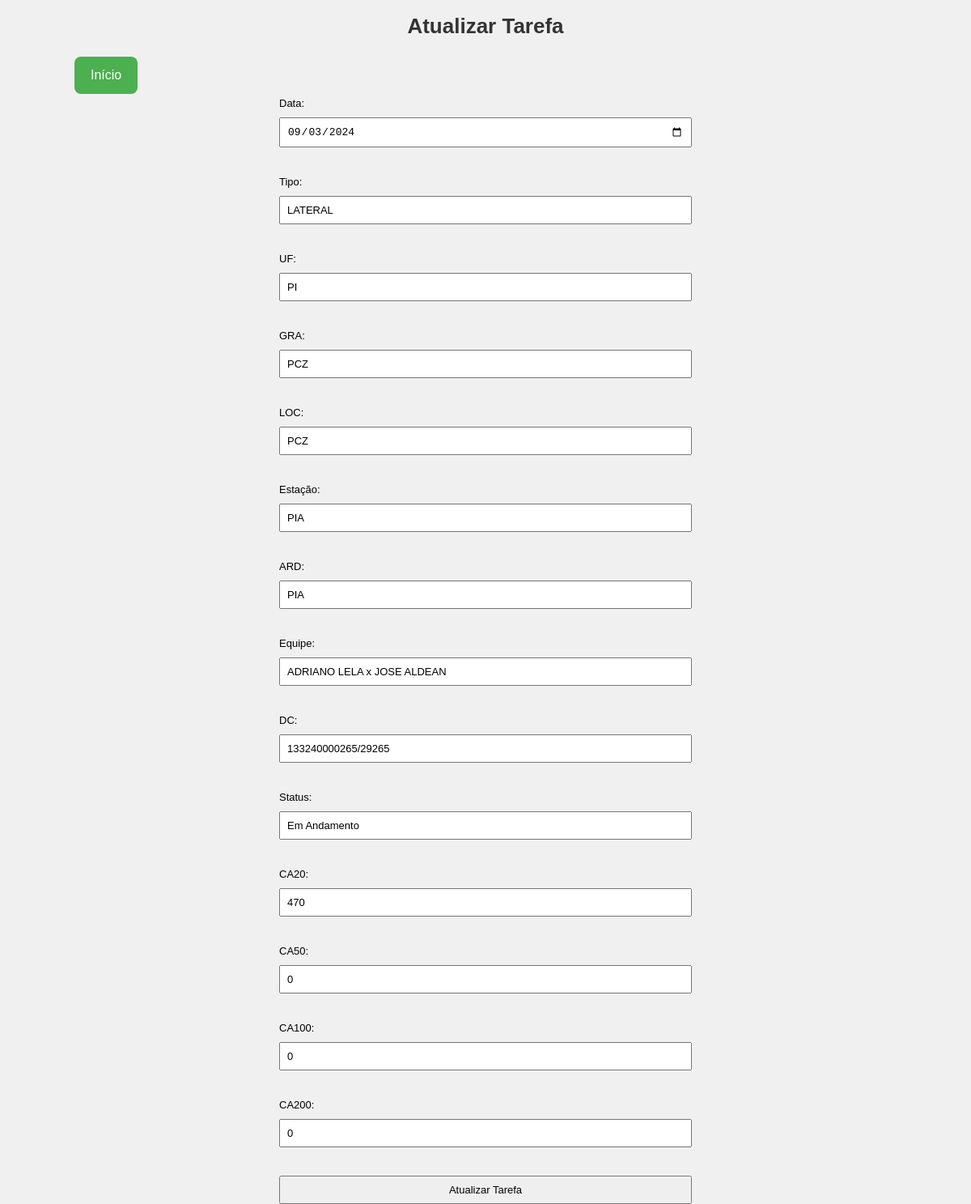
Screenshot of /tasks/update/1 with the database file from the repository.
### models.py (models this page shows, shortened)
class Task(db.Model):
    id = db.Column(db.Integer, primary_key=True)
    date = db.Column(db.String(50), nullable=False)
    tipo = db.Column(db.String(50), nullable=False)
    chave = db.Column(db.String(200), nullable=False)
    uf = db.Column(db.String(50), nullable=False)
    gra = db.Column(db.String(50), nullable=False)
    loc = db.Column(db.String(50), nullable=False)
    estacao = db.Column(db.String(50), nullable=False)
    ard = db.Column(db.String(50), nullable=False)
    team = db.Column(db.String(50), nullable=False)
    dc = db.Column(db.String(50), nullable=False)
    status = db.Column(db.String(50), nullable=False)
    ca20 = db.Column(db.Integer, nullable=False)
    ca50 = db.Column(db.Integer, nullable=False)
    ca100 = db.Column(db.Integer, nullable=False)
    ca200 = db.Column(db.Integer, nullable=False)
    total = db.Column(db.Integer, nullable=False)

### tasks.py (the view, shortened to what this page needs)
@tasks_bp.route('/update/<int:id>', methods=['GET', 'POST'])
def update(id):
    task = Task.query.get_or_404(id)
    if isinstance(task.date, str):
        task.date = datetime.strptime(task.date, '%Y-%m-%d')  # Converte a string para datetime
    return render_template('update.html', task=task)

### templates/update.html
{% extends "layout.html" %}
{% block content %}
    <h1>Atualizar Tarefa</h1>
    <a href="{{ url_for('home') }}" class="button">Início</a>
    <form action="{{ url_for('tasks.update', id=task.id) }}" method="POST">
        <label for="date">Data:</label>
        <input type="date" id="date" name="date" value="{{ task.date.strftime('%Y-%m-%d') }}" required><br>
        <label for="tipo">Tipo:</label>
        <input type="text" id="tipo" name="tipo" value="{{ task.tipo }}" required placeholder="LATERAL"><br>
        <label for="uf">UF:</label>
        <input type="text" id="uf" name="uf" value="{{ task.uf }}" required placeholder="PI"><br>
        <label for="gra">GRA:</label>
        <input type="text" id="gra" name="gra" value="{{ task.gra }}" required placeholder="PCZ"><br>
        <label for="loc">LOC:</label>
        <input type="text" id="loc" name="loc" value="{{ task.loc }}" required placeholder="PCZ ou SPI"><br>
        <label for="estacao">Estação:</label>
        <input type="text" id="estacao" name="estacao" value="{{ task.estacao }}" required placeholder="PCZ ou SPI"><br>
        <label for="ard">ARD:</label>
        <input type="text" id="ard" name="ard" value="{{ task.ard }}" required placeholder="CA ou SD"><br>
        <label for="team">Equipe:</label>
        <input type="text" id="team" name="team" value="{{ task.team }}" required placeholder="Nome + Sobrenome"><br>
        <label for="dc">DC:</label>
        <input type="text" id="dc" name="dc" value="{{ task.dc }}" required placeholder="0000"><br>
        <label for="status">Status:</label>
        <input type="text" id="status" name="status" value="{{ task.status }}" required placeholder="Em andamento ou Concluído"><br>
        <label for="ca20">CA20:</label>
        <input type="number" id="ca20" name="ca20" value="{{ task.ca20 }}" required placeholder="Insira um valor numérico"><br>
        <label for="ca50">CA50:</label>
        <input type="number" id="ca50" name="ca50" value="{{ task.ca50 }}" required placeholder="Insira um valor numérico"><br>
        <label for="ca100">CA100:</label>
        <input type="number" id="ca100" name="ca100" value="{{ task.ca100 }}" required placeholder="Insira um valor numérico"><br>
        <label for="ca200">CA200:</label>
        <input type="number" id="ca200" name="ca200" value="{{ task.ca200 }}" required placeholder="Insira um valor numérico"><br>
        <button type="submit">Atualizar Tarefa</button>
    </form>
{% endblock %}

### templates/layout.html (shortened to what this page needs)
<!DOCTYPE html>
<html lang="pt-br">
<head>
    <link rel="stylesheet" href="{{ url_for('static', filename='style.css') }}">
</head>
<body>
    <div class="container">
        {% block content %}{% endblock %}
    </div>
</body>
</html>

### static/style.css (style rules this page uses)
body { font-family: Arial, sans-serif; background-color: #f0f0f0; margin: 0; padding: 0; }
.container { width: 85%; margin: auto; overflow: hidden; font-size: 13px; }
h1 { text-align: center; color: #333; }
form { display: flex; flex-direction: column; gap: 10px; width: 50%; margin: auto; }
input, textarea, button { padding: 8px; font-size: 13px; }
a { margin: 2px; padding: 1px 5px; background-color: #007bff; color: white; text-decoration: none; border-radius: 3px; }

### templates/layout.html (style rules this page uses)
.button { background-color: #4CAF50; color: white; padding: 14px 20px; text-align: center; text-decoration: none; display: inline-block; font-size: 16px; margin: 4px 2px; cursor: pointer; border-radius: 8px; border: none; }

### rows the page displays
Task: date "09/03/2024", tipo "LATERAL", uf "PI", gra "PCZ", loc "PCZ", estacao "PIA", ard "PIA", team "ADRIANO LELA x JOSE ALDEAN", dc "133240000265/29265", status "Em Andamento", ca20 "470", ca50 "0", ca100 "0", ca200 "0"
